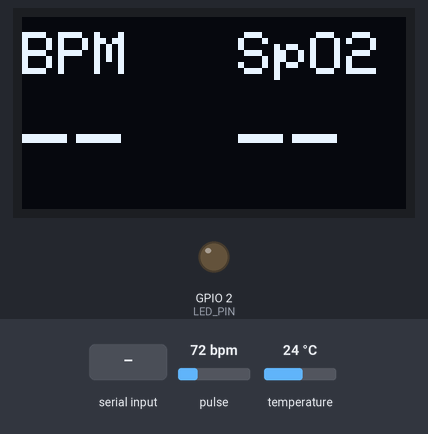
Recording of a sketch running on a simulated ESP32. Shown: 128×64 one-colour display, output pins drawn as LEDs (lit = HIGH). Dashed ring = blinking. The inputs (shaded band) are chosen by the test bench; at power-on: pulse 72 bpm, temperature 24 °C. What the sketch prints to the serial monitor is not drawn.

Above: at 1.7 s.
1.8 s: "TEMP\n" received over the second serial link
At 5.5 s:
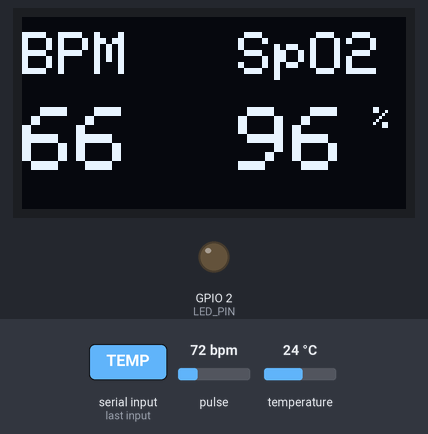
6.0 s: "BLINK\n" received over the second serial link
At 7.35 s:
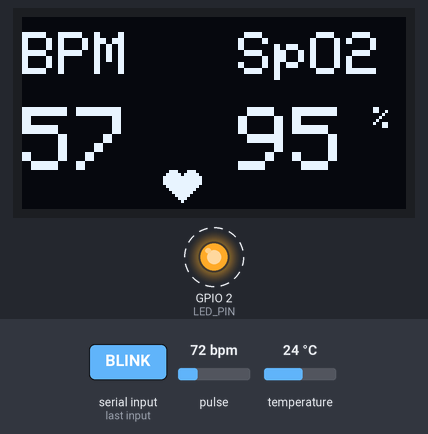
8.9 s: pulse set to 42 bpm
At 12.8 s:
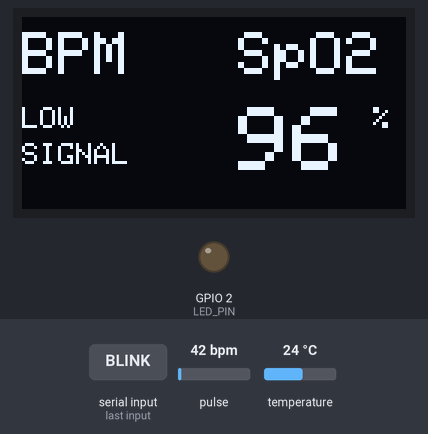
13.1 s: "SPO2\n" received over the second serial link
At 16.43 s:
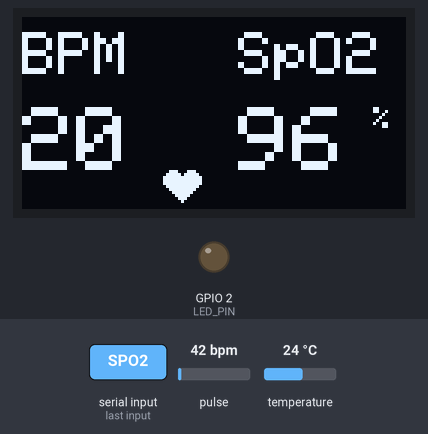
17.3 s: pulse set to 100 bpm
At 18.4 s:
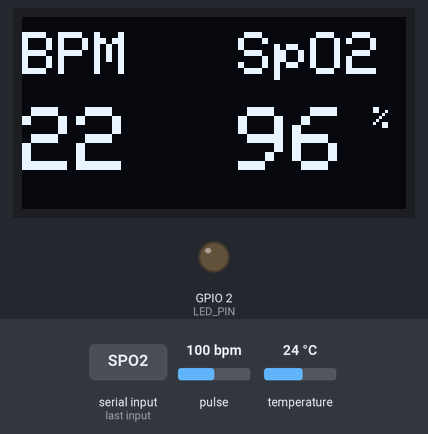
19.5 s: "LIVE\n" received over the second serial link
At 22.9 s:
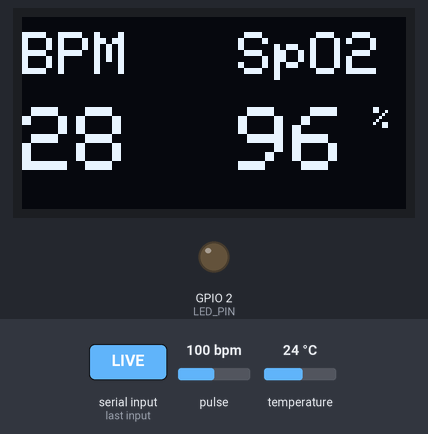
Timing chart, 0 to 23.4 s (numbered marks = the images above; inputs shaded):
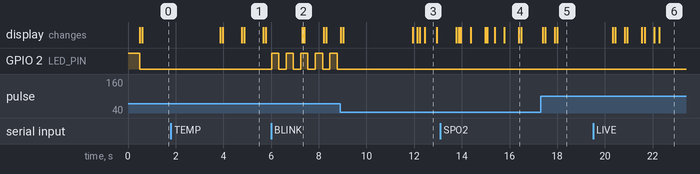

The sketch:

Spo2_Reciever.ino
```cpp
/*
  RECEIVER (powered by a power bank)
  ESP32 + E32-900T20D (LoRa module) + MAX30105 pulse oximeter sensor
  + DS18B20 temperature sensor + 0.96" SSD1306 OLED (128x64, I2C)

  LoRa Wiring:
    E32 VCC  -> ESP32 3.3V
    E32 GND  -> ESP32 GND
    E32 TXD  -> ESP32 GPIO16  (RX2)
    E32 RXD  -> ESP32 GPIO17  (TX2)
    E32 M0   -> GND   (Mode 0: transparent transmission)
    E32 M1   -> GND   (Mode 0: transparent transmission)
    E32 AUX  -> not connected (optional)

  MAX30105 Wiring (I2C):
    VIN / VCC -> ESP32 3.3V
    GND       -> ESP32 GND
    SDA       -> ESP32 GPIO22   (I2C_SDA below)
    SCL       -> ESP32 GPIO23   (I2C_SCL below)
    (INT optional, not used)

  OLED Wiring (I2C, shares the SAME bus as the MAX30105):
    VCC -> ESP32 3.3V
    GND -> ESP32 GND
    SDA -> ESP32 GPIO22   (same pin as MAX30105 SDA)
    SCL -> ESP32 GPIO23   (same pin as MAX30105 SCL)
    (MAX30105 = address 0x57, OLED = 0x3C, so they coexist on one bus)

  DS18B20 Wiring (1-Wire):
    VDD  (red)    -> ESP32 3.3V
    GND  (black)  -> ESP32 GND
    DATA (yellow) -> ESP32 GPIO4
    4.7k pull-up resistor between DATA and 3.3V (required)

  Requires libraries (install via Arduino Library Manager):
    "SparkFun MAX3010x Pulse and Proximity Sensor Library"
    (or SparkFun MAX30105)
    "OneWire"            (Paul Stoffregen)
    "DallasTemperature"  (Miles Burton)
    "Adafruit GFX Library"
    "Adafruit SSD1306"

  Behavior:
    - Continuously samples MAX30105 and maintains live BPM + SpO2 estimates
      (same dual auto-LED + peak detection algorithm as the AikyaNova sketch).
    - Listens for "BLINK" over LoRa -> blinks the blue LED 5x -> replies "DONE"
    - Listens for "SPO2"  over LoRa -> replies current values:
          VITALS:BPM=xx.x,SPO2=yy.y
        or VITALS:NOFINGER  /  VITALS:ERROR
    - Listens for "TEMP"  over LoRa -> replies current temperature:
          TEMP:xx.x      (degrees Celsius)
        or TEMP:ERROR    (sensor missing / disconnected)
    - Listens for "LIVE"  over LoRa -> starts streaming BPM + SpO2 + temperature
        together every 2 s:   LIVE:BPM=xx.x,SPO2=yy.y,TEMP=zz.z
        (a value the sensor can't provide is sent as NA)
    - Listens for "STOP"  over LoRa -> stops the stream, replies "STOPPED"
      (BLINK / SPO2 / TEMP only reply when requested; only LIVE streams)
    - The OLED always shows the live BPM and SpO2 (with a heart that blinks
      on every detected beat), independent of any LoRa command.
    - The DS18B20 is read asynchronously (no waiting for the ~750 ms
      conversion), so BPM / SpO2 sampling is never stalled.
*/

#include <Wire.h>
#include "MAX30105.h"
#include <OneWire.h>
#include <DallasTemperature.h>
#include <Adafruit_GFX.h>
#include <Adafruit_SSD1306.h>

// ========================================================================
// LoRa & LED
// ========================================================================
#define E32_RX_PIN 16    // ESP32 RX2 <- E32 TXD
#define E32_TX_PIN 17    // ESP32 TX2 -> E32 RXD
#define E32_BAUD   9600  // E32 default baud rate (transparent mode)

#define LED_PIN 2        // Onboard blue LED (GPIO2 on most DOIT DevKit V1 boards;
                         // some clones use another pin, the boot self-test shows it)

HardwareSerial LoRaSerial(2);
MAX30105 sensor;
bool sensorOk = false;

// ========================================================================
// I2C BUS (shared by MAX30105 and the OLED)
// ========================================================================
#define I2C_SDA 22
#define I2C_SCL 23

// ========================================================================
// OLED DISPLAY
// ========================================================================
#define SCREEN_WIDTH   128
#define SCREEN_HEIGHT  64
#define OLED_RESET     -1     // OLED RST not wired to a GPIO
#define SCREEN_ADDRESS 0x3C   // change to 0x3D if the display isn't found

Adafruit_SSD1306 display(SCREEN_WIDTH, SCREEN_HEIGHT, &Wire, OLED_RESET);

bool     displayOk        = false;
bool     fingerPresent    = false;   // updated by processSensor()
uint32_t heartBeatTimer   = 0;       // heart icon stays visible until this time
uint32_t lastDisplayMs    = 0;
const uint32_t DISPLAY_INTERVAL_MS = 100;  // ~10 fps; keeps I2C time low so
                                           // MAX30105 sampling isn't disturbed

// ========================================================================
// DS18B20 TEMPERATURE SENSOR
// ========================================================================
#define ONE_WIRE_PIN 4   // DS18B20 DATA pin (with 4.7k pull-up to 3.3V)

OneWire oneWire(ONE_WIRE_PIN);
DallasTemperature tempSensor(&oneWire);

bool  tempOk            = false;   // sensor found at startup
bool  tempValid         = false;   // we have at least one good reading
float tempC             = 0;       // latest temperature in Celsius
bool  tempConverting    = false;
uint32_t tempRequestAt  = 0;
const uint32_t TEMP_CONVERSION_MS = 800;   // 12-bit conversion needs ~750 ms
const uint32_t TEMP_INTERVAL_MS   = 1000;  // refresh rate

// ========================================================================
// LIVE STREAM MODE
// ========================================================================
bool liveMode = false;
uint32_t lastLiveSentAt = 0;
const uint32_t LIVE_INTERVAL_MS = 2000;  // LoRa airtime is slow; 2 s is safe

// ========================================================================
// DUAL AUTO-LED BRIGHTNESS (MELANIN COMPENSATION)
// ========================================================================
byte irPower  = 40;
byte redPower = 40;
unsigned long lastAdjustTime = 0;

// ========================================================================
// DC REMOVAL & BASELINE TRACKING
// ========================================================================
int32_t dcIR  = 0;
int32_t dcRED = 0;
const int SHIFT_DC = 4;       // EMA filter: >> 4 ≡ divide by 16

// ========================================================================
// PEAK DETECTION & BPM VARIABLES
// ========================================================================
int32_t prev = 0, prev2 = 0;
uint32_t lastBeatMs        = 0;
uint8_t  beatCount         = 0;
float bpm = 0;

float env = 0;
const float envAlpha = 0.95f;

const uint32_t REFRACTORY_MS = 400;
uint32_t lastBeatDetectedMs   = 0;
const uint32_t BPM_TIMEOUT_MS = 3000;

const float MIN_SIGNAL_QUALITY = 8.0f;

// ========================================================================
// WARMUP
// ========================================================================
bool     warmupDone  = false;
uint32_t warmupStart = 0;
const uint32_t WARMUP_MS = 500;

// ========================================================================
// SpO2 ESTIMATION
// ========================================================================
float spo2   = 0;
float Rratio = 0;

int32_t irMax  = INT32_MIN, irMin  = INT32_MAX;
int32_t redMax = INT32_MIN, redMin = INT32_MAX;

uint32_t lastSpo2DetectedMs    = 0;
const uint32_t SPO2_TIMEOUT_MS = 10000;

// ========================================================================
// HELPERS
// ========================================================================
float clampf(float v, float lo, float hi) {
  if (v < lo) return lo;
  if (v > hi) return hi;
  return v;
}

void resetState() {
  bpm   = 0;
  spo2  = 0;
  dcIR  = sensor.getIR();
  dcRED = sensor.getRed();
  env   = 0;
  irMax = INT32_MIN; irMin = INT32_MAX;
  redMax = INT32_MIN; redMin = INT32_MAX;
  lastBeatMs         = millis();
  lastBeatDetectedMs = millis();
  lastSpo2DetectedMs = millis();
  beatCount  = 0;
  warmupDone = false;
  warmupStart = 0;
  irPower = 40; redPower = 40;
  sensor.setPulseAmplitudeIR(irPower);
  sensor.setPulseAmplitudeRed(redPower);
}

// Draws a filled 13x11 px heart at (x, y) = top-left of its bounding box.
void drawHeart(int16_t x, int16_t y, uint16_t color) {
  display.fillCircle(x + 3,  y + 3, 3, color);  // left lobe
  display.fillCircle(x + 9,  y + 3, 3, color);  // right lobe
  display.fillTriangle(x, y + 4, x + 12, y + 4, x + 6, y + 10, color);
}

// ------------------------------------------------------------------------
// Non-blocking LED blink (so the OLED, sensor and LIVE stream keep running)
// ------------------------------------------------------------------------
bool     blinking          = false;
int      blinkTogglesLeft  = 0;
uint32_t blinkIntervalMs   = 0;
uint32_t blinkLastToggleMs = 0;
bool     blinkLedState     = false;

void startBlink(int times, uint32_t intervalMs) {
  blinking          = true;
  blinkTogglesLeft  = times * 2;      // ON + OFF per blink
  blinkIntervalMs   = intervalMs;
  blinkLedState     = false;
  blinkLastToggleMs = millis() - intervalMs;   // first toggle happens immediately
}

void updateBlink() {
  if (!blinking) return;
  if (millis() - blinkLastToggleMs < blinkIntervalMs) return;

  if (blinkTogglesLeft > 0) {
    blinkLedState = !blinkLedState;
    digitalWrite(LED_PIN, blinkLedState ? HIGH : LOW);
    blinkTogglesLeft--;
    blinkLastToggleMs = millis();
  } else {
    // Finished: LED off, report back to the sender
    digitalWrite(LED_PIN, LOW);
    blinking = false;
    delay(100);
    LoRaSerial.println("DONE");
    LoRaSerial.flush();
    Serial.println("[BLINK] Finished");
    Serial.println("[TX] Sent feedback: DONE");
  }
}

// ========================================================================
// SETUP
// ========================================================================
void setup() {
  pinMode(LED_PIN, OUTPUT);
  digitalWrite(LED_PIN, HIGH);   // boot self-test: LED should light for 0.5 s
  delay(500);
  digitalWrite(LED_PIN, LOW);

  Serial.begin(115200);  // optional debug
  Serial.print(F("LED self-test done on GPIO"));
  Serial.println(LED_PIN);

  // I2C bus shared by MAX30105 and the OLED
  Wire.begin(I2C_SDA, I2C_SCL);

  // OLED (periphBegin=false so the library keeps our custom I2C pins)
  displayOk = display.begin(SSD1306_SWITCHCAPVCC, SCREEN_ADDRESS, true, false);
  if (displayOk) {
    Serial.println(F("OLED ready."));
  } else {
    Serial.println(F("SSD1306 not found. Check wiring / address (0x3C or 0x3D)."));
  }

  LoRaSerial.begin(E32_BAUD, SERIAL_8N1, E32_RX_PIN, E32_TX_PIN);

  if (!sensor.begin(Wire, I2C_SPEED_FAST)) {
    Serial.println(F("MAX30105 not found. Check wiring!"));
    sensorOk = false;
    // Still continue so BLINK still works; SPO2 will return ERROR
  } else {
    // sampleRate=400, avg=8 → 50 Hz effective; pulseWidth=411 µs → 18-bit
    sensor.setup(0, 8, 2, 400, 411, 4096);
    sensor.setPulseAmplitudeIR(irPower);
    sensor.setPulseAmplitudeRed(redPower);
    sensorOk = true;
    Serial.println(F("MAX30105 ready."));
  }

  // DS18B20
  tempSensor.begin();
  tempSensor.setWaitForConversion(false);  // async: don't block the loop
  tempOk = (tempSensor.getDeviceCount() > 0);
  if (tempOk) {
    Serial.println(F("DS18B20 ready."));
  } else {
    Serial.println(F("DS18B20 not found. Check wiring and 4.7k pull-up!"));
  }

  Serial.println("=== LoRa Receiver + MAX30105 (BPM/SpO2) + DS18B20 Ready ===");
  Serial.println("Commands: BLINK | SPO2 | TEMP | LIVE | STOP");
}

// ========================================================================
// CONTINUOUS SENSOR PROCESSING (called every loop)
// ========================================================================
void processSensor() {
  if (!sensorOk) {
    // Sensor missing – leave bpm/spo2 at 0
    return;
  }

  int32_t irRaw  = sensor.getIR();
  int32_t redRaw = sensor.getRed();

  fingerPresent = (irRaw >= 20000);   // used by the OLED

  // Finger-absent check
  if (irRaw < 20000 && warmupDone) {
    resetState();
    return;
  }

  // Warmup window after placement
  if (!warmupDone) {
    if (warmupStart == 0) warmupStart = millis();
    if (millis() - warmupStart >= WARMUP_MS) {
      warmupDone  = true;
      warmupStart = 0;
    }
  }

  // Dual auto-LED brightness
  if (millis() - lastAdjustTime > 50) {
    bool adjusted = false;

    if      (irRaw < 60000  && irPower < 250) { irPower  += 2; adjusted = true; }
    else if (irRaw > 220000 && irPower > 5)   { irPower   = (irPower > 10) ? irPower - 5 : 5; adjusted = true; }
    else if (irRaw > 180000 && irPower > 5)   { irPower  -= 2; adjusted = true; }

    if      (redRaw < 60000  && redPower < 250) { redPower  += 2; adjusted = true; }
    else if (redRaw > 220000 && redPower > 5)   { redPower   = (redPower > 10) ? redPower - 5 : 5; adjusted = true; }
    else if (redRaw > 180000 && redPower > 5)   { redPower  -= 2; adjusted = true; }

    if (adjusted) {
      sensor.setPulseAmplitudeIR(irPower);
      sensor.setPulseAmplitudeRed(redPower);
    }
    lastAdjustTime = millis();
  }

  // DC removal & AC extraction
  dcIR  = dcIR  + ((irRaw  - dcIR)  >> SHIFT_DC);
  dcRED = dcRED + ((redRaw - dcRED) >> SHIFT_DC);

  int32_t irAC  = dcIR  - irRaw;
  int32_t redAC = dcRED - redRaw;

  if (irAC > irMax)   irMax  = irAC;
  if (irAC < irMin)   irMin  = irAC;
  if (redAC > redMax) redMax = redAC;
  if (redAC < redMin) redMin = redAC;

  int32_t x = irAC / 8;

  // Dynamic threshold
  float absx = (x >= 0) ? x : -x;
  env = envAlpha * env + (1.0f - envAlpha) * absx;
  float thresh = 0.5f * env;

  // Peak detection
  bool isPeak = (prev > prev2) && (prev > x) && (prev > thresh) && (env >= MIN_SIGNAL_QUALITY);

  if (isPeak) {
    uint32_t now = millis();
    uint32_t dt  = now - lastBeatMs;

    if (dt > REFRACTORY_MS) {
      beatCount++;
      lastBeatMs         = now;
      lastBeatDetectedMs = now;
      heartBeatTimer     = now + 150;   // blink the OLED heart for 150 ms

      if (beatCount >= 2) {
        float instBpm = 60000.0f / dt;
        if (bpm == 0) {
          bpm = instBpm;
        } else if (instBpm > bpm * 1.4f) {
          bpm = 0.98f * bpm + 0.02f * instBpm;
        } else {
          bpm = 0.70f * bpm + 0.30f * instBpm;
        }

        // SpO2 ratio-of-ratios
        float acIRAmp  = (float)(irMax  - irMin);
        float acREDAmp = (float)(redMax - redMin);
        float dcIrF    = (float)dcIR;
        float dcRedF   = (float)dcRED;

        if (acIRAmp > 1 && acREDAmp > 1 && dcIrF > 1 && dcRedF > 1) {
          float nir  = acIRAmp / dcIrF;
          float nred = acREDAmp / dcRedF;
          if (nir > 0.000001f) {
            Rratio = nred / nir;
            float spo2Inst = 110.0f - 25.0f * Rratio;
            spo2Inst = clampf(spo2Inst, 70.0f, 100.0f);
            if (spo2 == 0) spo2 = spo2Inst;
            spo2 = 0.80f * spo2 + 0.20f * spo2Inst;
            lastSpo2DetectedMs = now;
          }
        }
      }

      irMax = INT32_MIN; irMin = INT32_MAX;
      redMax = INT32_MIN; redMin = INT32_MAX;
    }
  }

  // Timeouts
  if (bpm  > 0 && (millis() - lastBeatDetectedMs  > BPM_TIMEOUT_MS))  bpm  = 0;
  if (spo2 > 0 && (millis() - lastSpo2DetectedMs  > SPO2_TIMEOUT_MS)) spo2 = 0;

  prev2 = prev;
  prev  = x;
}

// ========================================================================
// DS18B20 NON-BLOCKING UPDATE (called every loop)
// ========================================================================
void processTemperature() {
  if (!tempOk) return;

  uint32_t now = millis();

  if (!tempConverting) {
    if (now - tempRequestAt >= TEMP_INTERVAL_MS) {
      tempSensor.requestTemperatures();   // returns immediately
      tempRequestAt  = now;
      tempConverting = true;
    }
  } else if (now - tempRequestAt >= TEMP_CONVERSION_MS) {
    float t = tempSensor.getTempCByIndex(0);
    tempConverting = false;
    if (t == DEVICE_DISCONNECTED_C || t < -55.0f || t > 125.0f) {
      tempValid = false;   // sensor unplugged or bad read
    } else {
      tempC     = t;
      tempValid = true;
    }
  }
}

// ========================================================================
// OLED UPDATE (called every loop, throttled to DISPLAY_INTERVAL_MS)
// ========================================================================
void updateDisplay() {
  if (!displayOk) return;

  uint32_t now = millis();
  if (now - lastDisplayMs < DISPLAY_INTERVAL_MS) return;
  lastDisplayMs = now;

  display.clearDisplay();
  display.setTextWrap(false);
  display.setTextColor(SSD1306_WHITE);

  // MAX30105 missing
  if (!sensorOk) {
    display.setTextSize(2);
    display.setCursor(0, 10);
    display.print(F("Sensor"));
    display.setCursor(0, 30);
    display.print(F("Error!"));
    display.display();
    return;
  }

  // No finger on the sensor
  if (!fingerPresent) {
    display.setTextSize(2);
    display.setCursor(0, 4);
    display.print(F("Place your"));
    display.setCursor(0, 24);
    display.print(F("finger on"));
    display.setCursor(0, 44);
    display.print(F("sensor"));
    display.display();
    return;
  }

  // --- Headers ---
  display.setTextSize(2);
  display.setCursor(0, 5);  display.print(F("BPM"));
  display.setCursor(72, 5); display.print(F("SpO2"));

  // --- BPM value ---
  display.setTextSize(3);
  display.setCursor(0, 30);
  if (bpm > 20 && bpm < 250) {
    display.print((int)bpm);
  } else if (env < MIN_SIGNAL_QUALITY) {
    display.setTextSize(1);
    display.setCursor(0, 30);
    display.print(F("LOW"));
    display.setCursor(0, 42);
    display.print(F("SIGNAL"));
  } else {
    display.print(F("--"));
  }

  // --- SpO2 value ---
  display.setTextSize(3);
  display.setCursor(72, 30);
  if (spo2 > 70) {
    display.print((int)spo2);
    display.setTextSize(1);
    display.setCursor(117, 30);
    display.print(F("%"));
  } else {
    display.print(F("--"));
  }

  // --- Heart symbol (bottom centre, blinks on each detected beat) ---
  if (now < heartBeatTimer) {
    drawHeart(47, 51, SSD1306_WHITE);
  }

  display.display();
}

// ========================================================================
// COMMAND HANDLING
// ========================================================================
void handleIncomingCommands() {
  if (LoRaSerial.available()) {
    String cmd = LoRaSerial.readStringUntil('\n');
    cmd.trim();
    cmd.toUpperCase();

    if (cmd.length() == 0) return;

    Serial.print("[RX] Received: ");
    Serial.println(cmd);

    if (cmd == "BLINK") {
      if (blinking) {
        Serial.println("[BLINK] Already blinking, ignored");
      } else {
        Serial.print("[BLINK] Started on GPIO");
        Serial.println(LED_PIN);
        startBlink(5, 300);   // 5 blinks, 300 ms on / 300 ms off; DONE sent when finished
      }
    }
    else if (cmd == "SPO2") {
      sendVitalsNow();
    }
    else if (cmd == "TEMP") {
      sendTemperatureNow();
    }
    else if (cmd == "LIVE") {
      liveMode = true;
      lastLiveSentAt = 0;   // send the first sample right away
      Serial.println("[LIVE] Streaming started");
    }
    else if (cmd == "STOP") {
      liveMode = false;
      delay(50);
      LoRaSerial.println("STOPPED");
      LoRaSerial.flush();
      Serial.println("[LIVE] Streaming stopped");
    }
  }
}

// Sends one combined BPM + SpO2 + TEMP sample while live mode is on
void processLiveStream() {
  if (!liveMode) return;
  uint32_t now = millis();
  if (lastLiveSentAt != 0 && now - lastLiveSentAt < LIVE_INTERVAL_MS) return;
  lastLiveSentAt = now;

  bool fingerOk = sensorOk && (sensor.getIR() >= 20000);

  String msg = "LIVE:BPM=";
  msg += (fingerOk && bpm  > 0) ? String(bpm, 1)  : String("NA");
  msg += ",SPO2=";
  msg += (fingerOk && spo2 > 0) ? String(spo2, 1) : String("NA");
  msg += ",TEMP=";
  msg += (tempOk && tempValid)  ? String(tempC, 1) : String("NA");

  LoRaSerial.println(msg);
  Serial.print("[TX] Sent: ");
  Serial.println(msg);
}

void sendTemperatureNow() {
  String msg;
  if (!tempOk || !tempValid) {
    msg = "TEMP:ERROR";
  } else {
    msg = "TEMP:" + String(tempC, 1);
  }

  delay(100);  // let the module settle
  LoRaSerial.println(msg);
  LoRaSerial.flush();

  Serial.print("[TX] Sent: ");
  Serial.println(msg);
}

void sendVitalsNow() {
  if (!sensorOk) {
    delay(50);
    LoRaSerial.println("VITALS:ERROR");
    LoRaSerial.flush();
    Serial.println("[TX] Sent: VITALS:ERROR");
    return;
  }

  int32_t ir = sensor.getIR();
  if (ir < 20000) {
    delay(50);
    LoRaSerial.println("VITALS:NOFINGER");
    LoRaSerial.flush();
    Serial.println("[TX] Sent: VITALS:ERROR");
    return;
  }

  // Use the continuously updated values (kept live by processSensor)
  String msg = "VITALS:BPM=" + String(bpm, 1) + ",SPO2=" + String(spo2, 1);

  delay(100);  // let the module settle
  LoRaSerial.println(msg);
  LoRaSerial.flush();

  Serial.print("[TX] Sent: ");
  Serial.println(msg);
}

// ========================================================================
// MAIN LOOP
// ========================================================================
void loop() {
  processSensor();          // keep BPM / SpO2 estimates live
  processTemperature();     // keep DS18B20 reading fresh (non-blocking)
  updateDisplay();          // show BPM / SpO2 on the OLED
  updateBlink();            // run the LED blink without blocking
  handleIncomingCommands(); // answer BLINK / SPO2 / TEMP / LIVE / STOP
  processLiveStream();      // stream combined readings while LIVE is on
}
```

Measured:
- after the input at 1.8 s, the display: first changes after 2.1 s (image 1 shows a later state)
- after the input at 6.0 s, GPIO 2 (LED_PIN): alternates HIGH for 0.30 s and LOW for 0.30 s, starting at once
- what the display in image 1 shows lasts 0.8 s, from 4.9 s to 5.7 s
- what the display in image 3 shows lasts 0.5 s, from 12.4 s to 12.9 s
